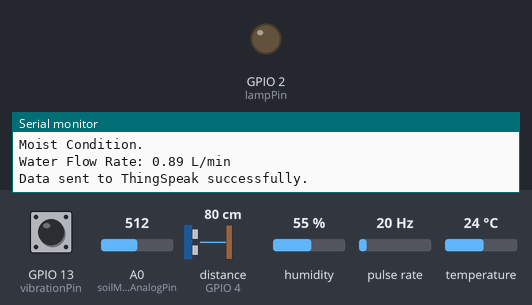
Bench run of a sketch on a simulated ESP8266 (NodeMCU). Shown: output pins drawn as LEDs (lit = HIGH), the last lines printed to the serial monitor. Wiring (inferred from the names in the program): ultrasonic range finder: trigger GPIO 5; echo GPIO 4; pulse sensor: data GPIO 14. Inputs (shaded band) come from the test bench; at power-on: distance to the obstacle (sensor on GPIO 4) 80 cm, GPIO 13 (vibrationPin) HIGH, A0 (soilMoistureAnalogPin) = 512, humidity 55 %, pulse rate 20 Hz, temperature 24 °C. The echo pulse lasts 58.3 µs per cm; WiFi joins after 1.5 s; servers stay silent unless stated; pins used as bus, display or sensor lines are not drawn.

Above: at 3.2 s.
3.3 s: distance to the obstacle (sensor on GPIO 4) set to 18 cm
13.7 s: distance to the obstacle (sensor on GPIO 4) set to 13 cm
At 23.4 s:
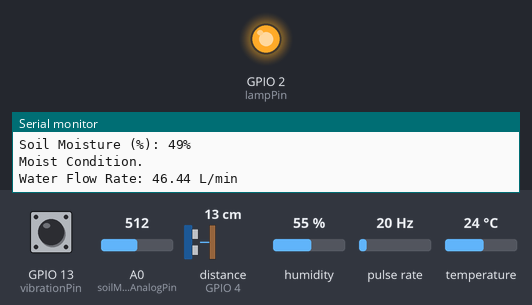
35.1 s: distance to the obstacle (sensor on GPIO 4) set to 35 cm
At 44.6 s:
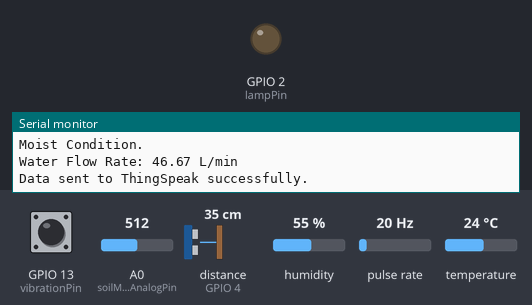
Timing chart, 0 to 46.1 s (numbered marks = the images above; inputs shaded):
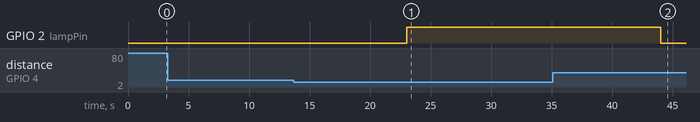

Measured:
- the behaviour switches between 16 and 15 cm on distance to the obstacle (sensor on GPIO 4) (found by bisection; images 0 and 1)
- after the input at 13.7 s, GPIO 2 (lampPin): LOW → HIGH after 9.3 s
- after the input at 35.1 s, GPIO 2 (lampPin): HIGH → LOW after 8.9 s

The sketch:

code.ino
```cpp
#include <ESP8266WiFi.h>
#include <ThingSpeak.h>
#include <DHT.h>

const int soilMoistureAnalogPin = A0;
const int trigPin = 5;
const int echoPin = 4;
const int dhtPin = 12;
const int vibrationPin = 13;
const int flowSensorPin = 14;
const int lampPin = 2;

#define DHTTYPE DHT11
DHT dht(dhtPin, DHTTYPE);

const long floodThreshold = 10;
const long lampThreshold = 15;

const char* ssid = "abcd";
const char* password = "12345678";
const char* apiKey = "41S8TG184QJQ413V";
unsigned long channelNumber = 2665580;

WiFiClient client;

volatile int pulseCount = 0;
float flowRate = 0;
unsigned long lastFlowTime = 0;
const float calibrationFactor = 4.5;

void IRAM_ATTR pulseCounter() {
  pulseCount++;
}

void setup() {
    Serial.begin(9600);
    pinMode(trigPin, OUTPUT);
    pinMode(echoPin, INPUT);
    pinMode(vibrationPin, INPUT_PULLUP);
    pinMode(flowSensorPin, INPUT_PULLUP);
    pinMode(lampPin, OUTPUT);

    dht.begin();

    Serial.print("Connecting to ");
    Serial.println(ssid);
    WiFi.begin(ssid, password);

    while (WiFi.status() != WL_CONNECTED) {
        delay(1000);
        Serial.print(".");
    }
    Serial.println("\nWiFi connected.");

    ThingSpeak.begin(client);
    attachInterrupt(digitalPinToInterrupt(flowSensorPin), pulseCounter, FALLING);
}

void loop() {
    long duration, distance;

    digitalWrite(trigPin, LOW);
    delayMicroseconds(2);
    digitalWrite(trigPin, HIGH);
    delayMicroseconds(10);
    digitalWrite(trigPin, LOW);

    duration = pulseIn(echoPin, HIGH);
    distance = duration * 0.034 / 2;
    Serial.print("Distance: ");
    Serial.print(distance);
    Serial.println(" cm");

    if (distance < floodThreshold) {
        Serial.println("Alert: There is a high probability of flooding!");
    } else {
        Serial.println("No Flood Detected.");
    }

    if (distance < lampThreshold) {
        digitalWrite(lampPin, HIGH);
        Serial.println("Lamp ON: Distance less than 15 cm");
    } else {
        digitalWrite(lampPin, LOW);
        Serial.println("Lamp OFF: Distance greater than or equal to 15 cm");
    }

    float humidity = dht.readHumidity();
    float temperature = dht.readTemperature();

    if (isnan(humidity) || isnan(temperature)) {
        Serial.println("Failed to read from DHT sensor!");
    } else {
        Serial.print("Temperature: ");
        Serial.print(temperature);
        Serial.println("°C");

        Serial.print("Humidity: ");
        Serial.print(humidity);
        Serial.println("%");
    }

    int vibrationState = digitalRead(vibrationPin);
    bool isVibrating = (vibrationState == LOW);

    if (isVibrating) {
        Serial.println("Alert: High Vibration Detected!");
    } else {
        Serial.println("Normal: No problem detected.");
    }

    int soilMoistureAnalogValue = analogRead(soilMoistureAnalogPin);
    Serial.print("Soil Moisture (Analog): ");
    Serial.println(soilMoistureAnalogValue);

    int soilMoisturePercent = map(soilMoistureAnalogValue, 1023, 0, 0, 100);
    Serial.print("Soil Moisture (%): ");
    Serial.print(soilMoisturePercent);
    Serial.println("%");

    if (soilMoisturePercent >= 71) {
        Serial.println("Alert: Wet condition detected. Potential risk of flood.");
    } else if (soilMoisturePercent >= 21) {
        Serial.println("Moist Condition.");
    } else {
        Serial.println("Dry Condition.");
    }

    unsigned long currentTime = millis();
    if (currentTime - lastFlowTime >= 1000) {
        detachInterrupt(digitalPinToInterrupt(flowSensorPin));
        flowRate = (pulseCount / calibrationFactor);
        pulseCount = 0;

        Serial.print("Water Flow Rate: ");
        Serial.print(flowRate);
        Serial.println(" L/min");

        lastFlowTime = currentTime;
        attachInterrupt(digitalPinToInterrupt(flowSensorPin), pulseCounter, FALLING);
    }

    ThingSpeak.setField(1, distance);
    ThingSpeak.setField(2, temperature);
    ThingSpeak.setField(3, humidity);
    ThingSpeak.setField(4, soilMoisturePercent);
    ThingSpeak.setField(5, isVibrating ? 1 : 0);
    ThingSpeak.setField(6, flowRate);

    int result = ThingSpeak.writeFields(channelNumber, apiKey);
    if (result == 200) {
        Serial.println("Data sent to ThingSpeak successfully.");
    } else {
        Serial.print("Failed to send data to ThingSpeak. Error code: ");
        Serial.println(result);
    }

    delay(10000);
}
```
